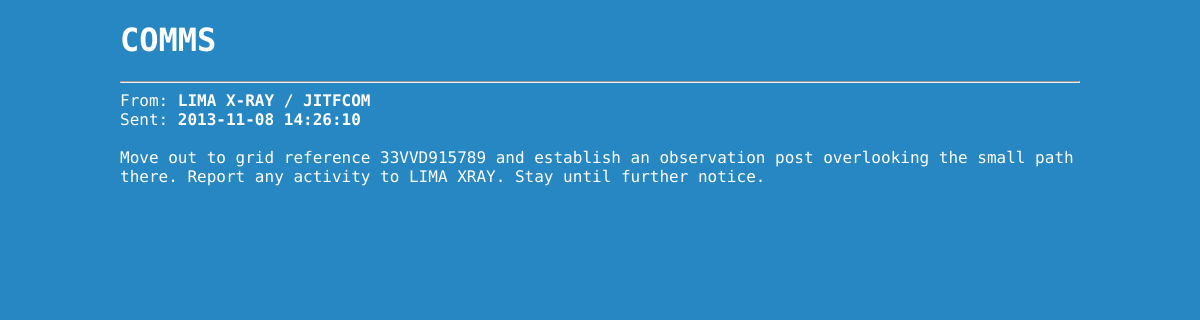
Screenshot of /App/artemis/assets/templates/messages.php?id=1 with the database file from the repository.
### tables this page shows
CREATE TABLE IF NOT EXISTS `users` (
  `id` int(11) NOT NULL AUTO_INCREMENT,
  `auth` varchar(255) NOT NULL,
  `name` varchar(255) NOT NULL,
  `admin` tinyint(4) NOT NULL DEFAULT '0',
  `max_operators` int(11) NOT NULL,
  `notes` text NOT NULL,
  `visible` tinyint(4) NOT NULL DEFAULT '1',
  `faction` varchar(255) NOT NULL,
  PRIMARY KEY (`id`),
  UNIQUE KEY `auth` (`auth`)
);

CREATE TABLE IF NOT EXISTS `messages` (
  `id` int(11) NOT NULL AUTO_INCREMENT,
  `from` int(11) NOT NULL,
  `subject` varchar(255) NOT NULL,
  `type` varchar(255) DEFAULT NULL,
  `body` text NOT NULL,
  `sent_date` datetime NOT NULL,
  `sent` tinyint(4) NOT NULL DEFAULT '1',
  PRIMARY KEY (`id`)
);

### App/artemis/assets/templates/messages.php (the view, shortened to what this page needs)
<?php require_once 'assets/templates/header.php'; ?>
<div id="main" role="main">
<h1>COMMS</h1>
<hr>
<?php
if (@$_GET["id"]) {
$sql = "SELECT messages.*,users.id AS user_id, users.name AS user_name FROM messages,messages_recipients,users WHERE users.id=messages.from AND messages.sent=1 AND messages.id=".(int)$_GET["id"];
$res = mysql_query($sql);
?>
From: <b><?=mysql_result($res,0,"user_name");?></b><br>
Sent: <b><?=mysql_result($res,0,"sent_date");?></b><br>
<br>
<?php
echo nl2br(@mysql_result($res,0,"body"));
die();
}
?>
<?php require_once 'assets/templates/footer.php'; ?>

### App/artemis/assets/css/style.css (style rules this page uses)
html, body { height: 100%; min-height: 100%; }
body { background-color:#2787c2; background-image:url('../img/gradient.png') repeat-x; background-size: cover; font-family: "Share Tech Mono", Arial, sans-serif; }
#main { width: 960px; margin: 0 auto; }
h1,h2,h3,h4,h5,h6,input { font-family: "Share Tech Mono", Arial, Helvetica; }
h1,h2,h3,h4,h5,h6,body { color:white; }

### rows the page displays
users: name "LIMA X-RAY / JITFCOM"
messages: sent_date "2013-11-08 14:26:10", body "Move out to grid reference 33VVD915789 and establish an observation post overlooking the small path there. Report any activity to LIMA XRAY. Stay until further notice."
